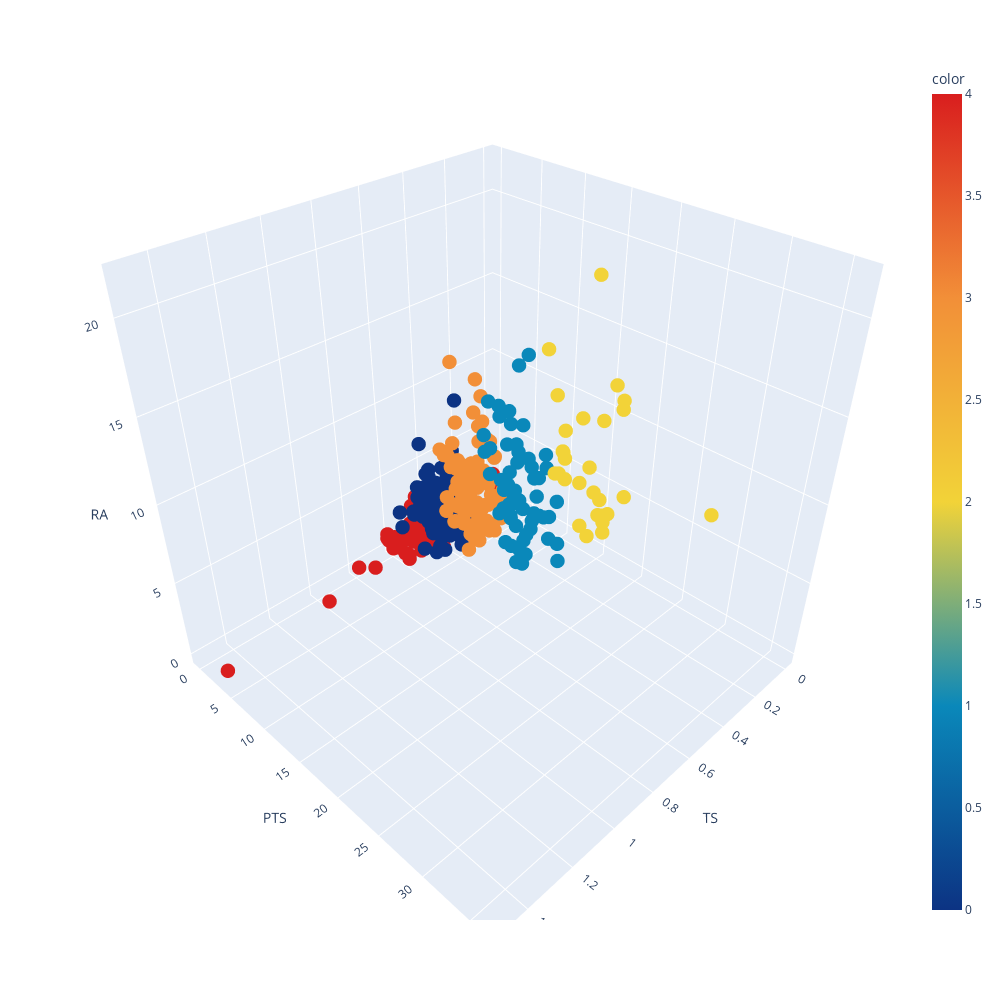

This figure's notebook cell:
### Code cell
import plotly.express as px
fig = px.scatter_3d(TS_Pts_RA, x='TS', y='PTS', z='RA',
              color=kmeans.labels_, width=1000, height=1000, color_continuous_scale='Portland')
fig.update_traces(marker=dict(size=5))

fig.show()

### Figure 1 — Plotly figure (JSON) as saved in the notebook; plotly's stock layout.template omitted (floating-point values rounded to 4 significant figures; data arrays with more than 128 entries replaced by an {"elided": "..."} marker saying what was removed)
{"data": [{"hoverlabel": {"namelength": 0}, "hovertemplate": "TS=%{x}<br>PTS=%{y}<br>RA=%{z}<br>color=%{marker.color}", "legendgroup": "", "marker": {"color": {"elided": "440 int values"}, "coloraxis": "coloraxis", "size": 5, "symbol": "circle"}, "mode": "markers", "name": "", "scene": "scene", "showlegend": false, "type": "scatter3d", "x": {"elided": "440 float values"}, "y": {"elided": "440 float values"}, "z": {"elided": "440 float values"}}], "layout": {"coloraxis": {"colorbar": {"title": {"text": "color"}}, "colorscale": [[0, "rgb(12,51,131)"], [0.25, "rgb(10,136,186)"], [0.5, "rgb(242,211,56)"], [0.75, "rgb(242,143,56)"], [1, "rgb(217,30,30)"]]}, "height": 1000, "legend": {"tracegroupgap": 0}, "margin": {"t": 60}, "scene": {"domain": {"x": [0, 1], "y": [0, 1]}, "xaxis": {"title": {"text": "TS"}}, "yaxis": {"title": {"text": "PTS"}}, "zaxis": {"title": {"text": "RA"}}}, "width": 1000}}
